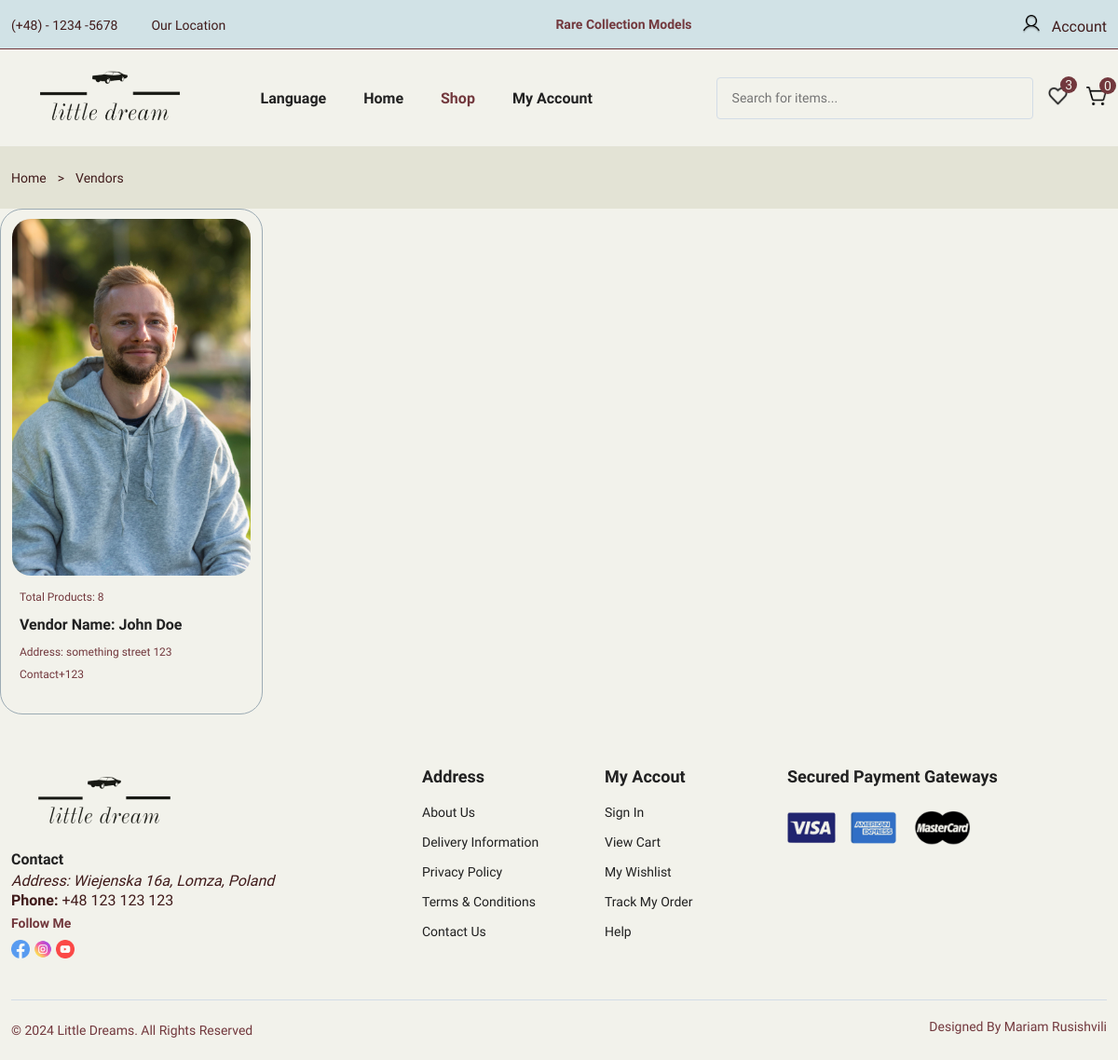
The app's page /vendors/ with its own data.
### core/models.py (models this page shows, shortened)
class Vendor(models.Model):
    vid = ShortUUIDField(unique = True, length = 10, max_length=20, prefix = 'cat', alphabet = 'abcdefghijklmnop1234567890')
    title = models.CharField(max_length = 100)
    image = models.ImageField(upload_to = user_directory_path)
    description = models.TextField(null = True, blank = True)
    address = models.CharField(max_length = 100, default = 'something street 123')
    contact = models.CharField(max_length = 100, default = '+123')
    chat_resp_time = models.CharField(max_length = 100, default = '0')
    shipping_on_time = models.CharField(max_length = 100, default = '0')
    authentic_rating = models.CharField(max_length = 100, default = '0')
    days_return = models.CharField(max_length = 100, default = '0')
    warranty_period = models.CharField(max_length = 100, default = '0')
    user = models.ForeignKey(User, on_delete= models.CASCADE) #when user is deleted, shop is deleted as well
    class Meta:
        verbose_name_plural = "Vendors"

### core/views.py (the view)
# urls.py: path("vendors/", vendor_list_view, name="vendor-list"),
def vendor_list_view(request):
    vendors = Vendor.objects.all()
    context = {
        'vendors': vendors,
    }
    return render(request, 'core/vendor-list.html', context)

### core/context_processor.py (called while the page is built)
def default(request):
        Categories = Category.objects.all()
        return {
            'categories': Categories,
        }

### templates/core/vendor-list.html (shortened to what this page needs)
{%load static%}
<!DOCTYPE html>
<html lang="en">
<head>
     <link rel="stylesheet" href="{%static 'assets/CSS/styles.css'%}">
     <link rel='stylesheet' href='https://cdn-uicons.flaticon.com/2.6.0/uicons-regular-rounded/css/uicons-regular-rounded.css'>
     <link rel='stylesheet' href='https://cdn-uicons.flaticon.com/2.6.0/uicons-thin-straight/css/uicons-thin-straight.css'>
     <link rel='stylesheet' href='https://cdn-uicons.flaticon.com/2.6.0/uicons-regular-straight/css/uicons-regular-straight.css'>
</head>
<body>
        <header class="header">
        <div class="header__top">
            <div class="header__container container">
                <div class="header__contact">
                    <span>(+48) - 1234 -5678</span>
                    <span>Our Location</span>
                </div>
                <p class="header__alert-news">Rare Collection Models</p>
                <div class="account__panel">
                    <img src="{% static 'assets/img/user.png' %}" alt="User_logo" width="20" class="account" height="20" style="margin-right: 8px; position: relative; top: 2px;">
                    <span>Account</span>
                </div>
            </div>
        </div>
        <nav class="nav container">
            <a href="{%url 'core:index'%}"  class="nav__logo">
                <img src="{% static 'assets/img/logo.png' %}" alt="" class="nav__logo-img">
            </a>
            <div class="nav__menu" id="nav-menu">
                <ul class="nav__list">
                       <li class="nav__item language">
                        <span class="nav__link">Language</span>
                    </li>
                    <li class="nav__item">
                        <a href="{%url 'core:index'%}" class="nav__link">Home</a>
                    </li>
                    <li class="nav__item">
                        <a href="{%url 'core:shop'%}" class="nav__link active-link">Shop</a>
                    </li>
                    <li class="nav__item">
                        <a href="accounts.html" class="nav__link">My Account</a>
                    </li>
                </ul>
                <form class="header__search" action="{%url 'core:search'%}" method="GET">
                    <input type="text" placeholder="Search for items..." class="form__input" name="q">
                </form>
            </div>
            <div class="header__user-actions">
                <a href="wishlist.html" class="header__action-btn_Wishlist">
                    <img src="{% static 'assets/img/wishlist.png' %}" alt="Wishlist">
                    <span class="count">3</span>
                </a>
                <a href="{%url 'core:cart'%}" class="header__action-btn_Cart" id="cartImage">
                    <img src="{% static 'assets/img/cart.png' %}" alt="Cart">
                    <span class="cart-items-count" style="position: absolute;
                    top:  -0.625rem;
                    right: -0.625rem;
                    background-color: var(--first-color);
                    color: var(--body-color);
                    height: 18px;
                    width: 18px;
                    line-height: 18px;
                    border-radius: 50%;
                    text-align: center;
                    font-size: var(--small-font-size);">{{ request.session.cart_data_obj|length }}</span>
                </a>
            </div>
        </nav>
        </header>
    <main class="main">
        <section class="breadcrumb">
            <ul class="breadcrumb__list flex container">
                <li><a href="index.html" class="breadcrumb__link">Home</a></li>
                <li><span class="breadcrumb__link">></span></li>
                <li><span class="breadcrumb__link">Vendors</span></li>
             </ul>
         </section>
         <div class="products__container grid">
        {%for v in vendors%}
          <div class="product__item">
              <div class="product__banner">
                  <a href="details.html" class="product__images">
                      <img src="{{v.image.url}}" alt="" class="product__img">
                  </a>
              </div>
              <div class="product__content">
                  <span class="product__category">Total Products: {{v.vendor.all.count}}</span>
                  <a href="details.html">
                      <h3 class="product__title">Vendor Name: {{v.title}} </h3>
                  </a>
                  <p class="product__category">Address: {{v.address}}</p>
                  <p class="product__category">Contact{{v.contact}}</p>
              </div>
          </div>
          {%endfor%}
      </div>
    </main>
      <footer class="footer container">
        <div class="footer__container grind">
            <div class="footer__content">
                <a href="{%url 'core:index'%}" class="footer__logo">
                    <img src="{% static 'assets/img/logo.png' %}" alt="" class="footer__logo-img">
                </a>
                <h4 class="footer__subtitle-contact">Contact</h4>
                <p class="footer__description"><Address><span>Address:</span> Wiejenska 16a, Lomza, Poland</Address></p>
                <p class="footer__description"><span>Phone:</span> +48 123 123 123</p>
                <div class="footer__social">
                    <h4 class="footer__subtitle">Follow Me</h4>
                    <div class="footer__social-links flex">
                        <a href=""><img src="{% static 'assets/img/facebook.png' %}" alt="" class="footer__social-icon"></a>
                        <a href=""><img src="{% static 'assets/img/instagram.png' %}" alt="" class="footer__social-icon"></a>
                        <a href=""><img src="{% static 'assets/img/youtube.png' %}" alt="" class="footer__social-icon"></a>
                    </div>
                </div>
            </div>
            <div class="footer__content">
                <h3 class="footer__title">Address</h3>
                <ul class="footer__links">
                    <li><a href="" class="footer__link">About Us</a></li>
                    <li><a href="" class="footer__link">Delivery Information</a></li>
                    <li><a href="" class="footer__link">Privacy Policy</a></li>
                    <li><a href="" class="footer__link">Terms & Conditions</a></li>
                    <li><a href="" class="footer__link">Contact Us</a></li>
                </ul>
            </div>
            <div class="footer__content">
                <h3 class="footer__title">My Accout</h3>
                <ul class="footer__links">
                    <li><a href="" class="footer__link">Sign In</a></li>
                    <li><a href="" class="footer__link">View Cart</a></li>
                    <li><a href="" class="footer__link">My Wishlist</a></li>
                    <li><a href="" class="footer__link">Track My Order</a></li>
                    <li><a href="" class="footer__link">Help</a></li>
                </ul>
            </div>
            <div class="footer__content">
                <h3 class="footer__title">Secured Payment Gateways</h3>
                <img src="{% static 'assets/img/payment_method.png' %}" alt="" class="payment__img">
            </div>
        </div>
        <div class="footer__bottom">
            <p class="copyright">&copy; 2024 Little Dreams. All Rights Reserved</p>
            <span class="designer">Designed By Mariam Rusishvili</span>
        </div>
      </footer>
</body>
</html>

### records on screen
Vendor: image (picture), vendor.all.count "8", title "John Doe", address "something street 123", contact "+123"

### other values on screen
{{ request.session.cart_data_obj|length }} "0"
